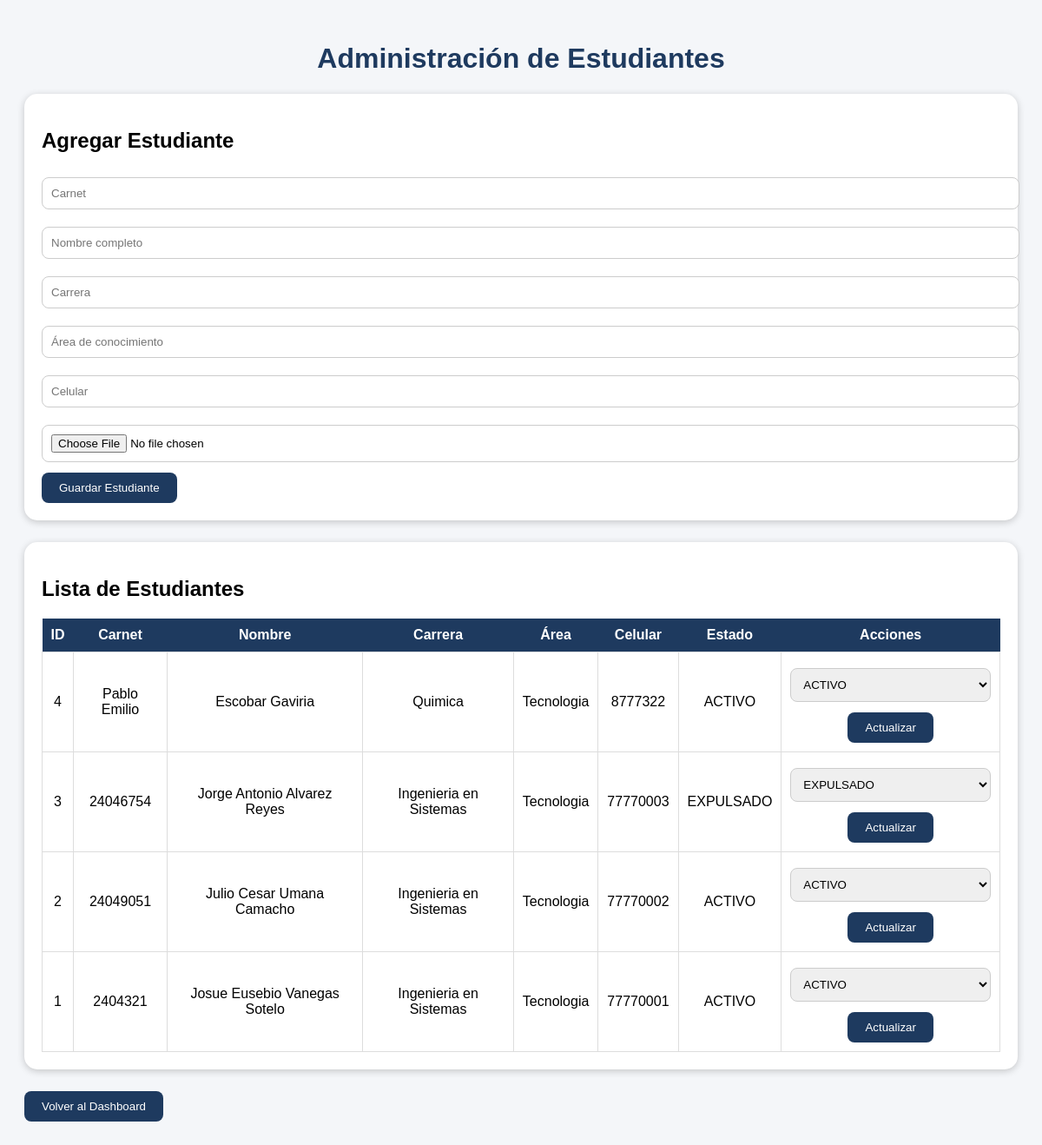
Page /estudiantes (signed in) on the committed database.
### tables this page shows
CREATE TABLE estudiantes (
    id INTEGER PRIMARY KEY AUTOINCREMENT,
    carnet TEXT UNIQUE NOT NULL,
    nombre_completo TEXT NOT NULL,
    carrera TEXT NOT NULL,
    area_conocimiento TEXT NOT NULL,
    celular TEXT,
    foto_estudiante TEXT,
    estado TEXT DEFAULT 'ACTIVO'
);

### app.py (the view)
@app.route('/estudiantes')
def estudiantes():
    if 'usuario' not in session:
        return redirect('/')
    if session['rol'] != "SUPER_ADMIN":
        return "Acceso denegado"
    conexion = conectar()
    cursor = conexion.cursor()
    cursor.execute("""
        SELECT *
        FROM estudiantes
        ORDER BY id DESC
    """)
    lista_estudiantes = cursor.fetchall()
    conexion.close()
    return render_template(
        "estudiantes.html",
        estudiantes=lista_estudiantes
    )

### app.py (called while the page is built)
def conectar():
    return sqlite3.connect(
        os.path.join(BASE_DIR, "control_acceso.db")
    )

### templates/estudiantes.html (shortened to what this page needs)
<!DOCTYPE html>
<html lang="es">
<head>
</head>
<body>
<h1>
Administración de Estudiantes
</h1>
<div class="card">
<h2>
Agregar Estudiante
</h2>
<form action="/agregar_estudiante" method="POST" enctype="multipart/form-data">
<input
type="text"
name="carnet"
placeholder="Carnet"
required>
<input
type="text"
name="nombre_completo"
placeholder="Nombre completo"
required>
<input
type="text"
name="carrera"
placeholder="Carrera"
required>
<input
type="text"
name="area_conocimiento"
placeholder="Área de conocimiento"
required>
<input
type="text"
name="celular"
placeholder="Celular">
<input
type="file"
name="foto"
accept="image/*">
<button type="submit">
Guardar Estudiante
</button>
</form>
</div>
<div class="card">
<h2>
Lista de Estudiantes
</h2>
<table>
<tr>
<th>ID</th>
<th>Carnet</th>
<th>Nombre</th>
<th>Carrera</th>
<th>Área</th>
<th>Celular</th>
<th>Estado</th>
<th>Acciones</th>
</tr>
{% for estudiante in estudiantes %}
<tr>
<td>
{{ estudiante[0] }}
</td>
<td>
{{ estudiante[1] }}
</td>
<td>
{{ estudiante[2] }}
</td>
<td>
{{ estudiante[3] }}
</td>
<td>
{{ estudiante[4] }}
</td>
<td>
{{ estudiante[5] }}
</td>
<td>
{% if estudiante[7] == "ACTIVO" %}
<span class="estado activo">
ACTIVO
</span>
{% elif estudiante[7] == "SIN_MATRICULA" %}
<span class="estado sin_matricula">
SIN MATRÍCULA
</span>
{% elif estudiante[7] == "EGRESADO" %}
<span class="estado egresado">
EGRESADO
</span>
{% elif estudiante[7] == "EXPULSADO" %}
<span class="estado expulsado">
EXPULSADO
</span>
{% else %}
{{ estudiante[7] }}
{% endif %}
</td>
<td>
<form action="/cambiar_estado_estudiante/{{ estudiante[0] }}" method="POST">
<select name="estado">
<option value="ACTIVO"
{% if estudiante[7] == "ACTIVO" %}
selected
{% endif %}
>
ACTIVO
</option>
<option value="EXPULSADO"
{% if estudiante[7] == "EXPULSADO" %}
selected
{% endif %}
>
EXPULSADO
</option>
</select>
<button type="submit">
Actualizar
</button>
</form>
</td>
</tr>
{% endfor %}
</table>
</div>
<a href="/dashboard">
<button>
Volver al Dashboard
</button>
</a>
</body>
</html>

### templates/estudiantes.html (style rules this page uses)
body { font-family:Arial,sans-serif; background:#f4f6f9; padding:20px; }
h1 { text-align:center; color:#1e3a5f; }
.card { background:white; padding:20px; border-radius:15px; margin-bottom:25px; box-shadow:0px 2px 8px rgba(0,0,0,.2); }
input,select { width:100%; padding:10px; margin-top:8px; margin-bottom:12px; border-radius:8px; border:1px solid #ccc; }
button { background:#1e3a5f; color:white; border:none; padding:10px 20px; border-radius:8px; cursor:pointer; }
table { width:100%; border-collapse:collapse; background:white; }
th { background:#1e3a5f; color:white; padding:10px; }
td { padding:10px; border:1px solid #ddd; text-align:center; }
a { text-decoration:none; }

### rows in the picture
estudiantes: id "4", carnet "Pablo Emilio", nombre_completo "Escobar Gaviria", carrera "Quimica", area_conocimiento "Tecnologia", celular "8777322", shows "ACTIVO", estado "ACTIVO"
estudiantes: id "3", carnet "24046754", nombre_completo "Jorge Antonio Alvarez Reyes", carrera "Ingenieria en Sistemas", area_conocimiento "Tecnologia", celular "77770003", shows "EXPULSADO", estado "EXPULSADO"
estudiantes: id "2", carnet "24049051", nombre_completo "Julio Cesar Umana Camacho", carrera "Ingenieria en Sistemas", area_conocimiento "Tecnologia", celular "77770002", shows "ACTIVO", estado "ACTIVO"
estudiantes: id "1", carnet "2404321", nombre_completo "Josue Eusebio Vanegas Sotelo", carrera "Ingenieria en Sistemas", area_conocimiento "Tecnologia", celular "77770001", shows "ACTIVO", estado "ACTIVO"
